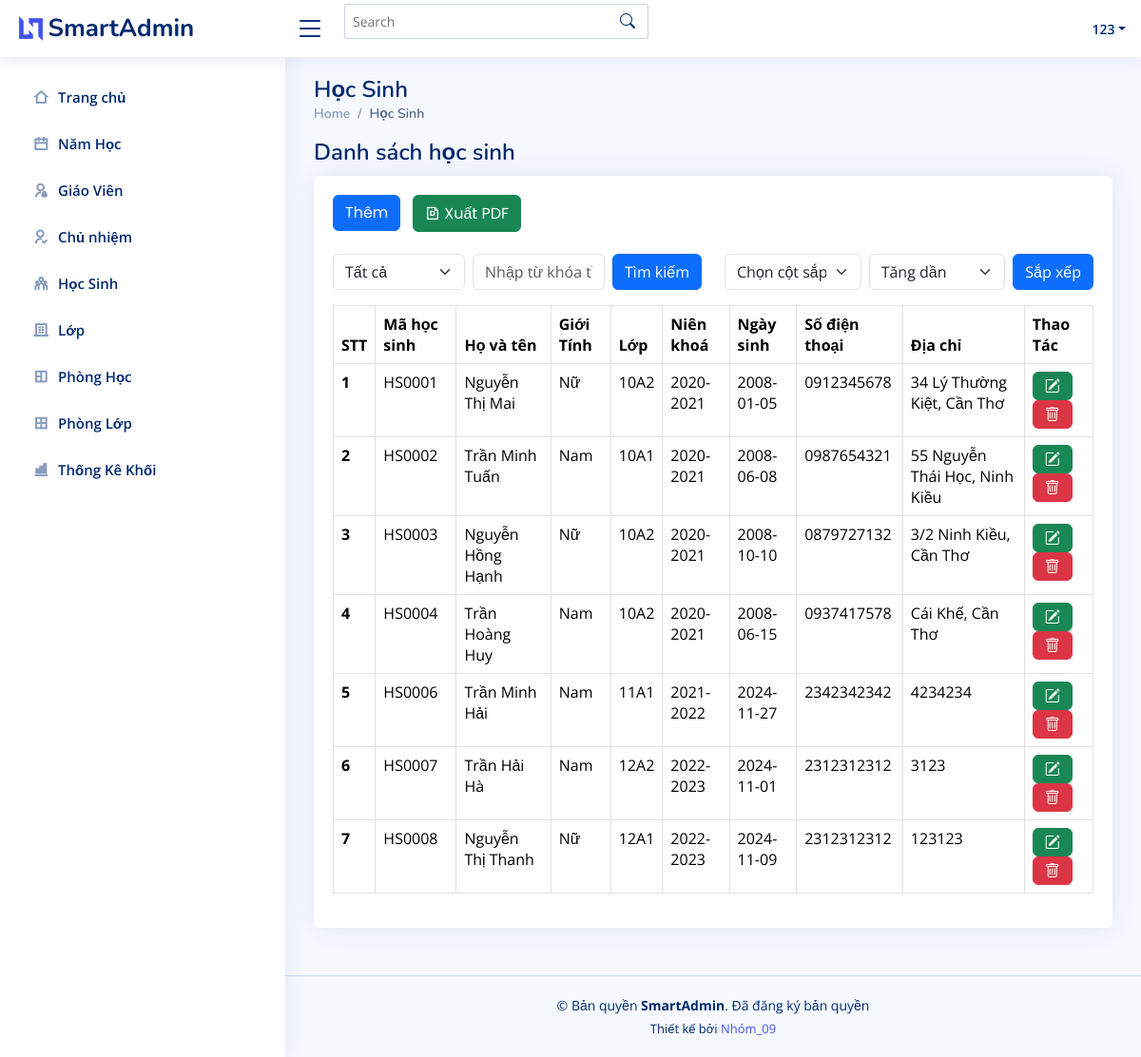
Page /hocsinh.php (signed in) on the committed database.
### tables this page shows
CREATE TABLE `hocsinh` (
  `maHS` varchar(10) NOT NULL,
  `hoTen` varchar(50) DEFAULT NULL,
  `ngaySinh` date DEFAULT NULL,
  `diaChi` varchar(100) DEFAULT NULL,
  `sdtPH` varchar(15) DEFAULT NULL,
  `maLop` int DEFAULT NULL,
  `gioiTinh` enum('Nam','Nữ','Khác') DEFAULT NULL,
  PRIMARY KEY (`maHS`),
  KEY `maLop` (`maLop`)
);

CREATE TABLE `lop` (
  `maLop` int NOT NULL AUTO_INCREMENT,
  `tenLop` varchar(50) DEFAULT NULL,
  `maNamHoc` int DEFAULT NULL,
  `maKhoi` int DEFAULT NULL,
  PRIMARY KEY (`maLop`),
  KEY `fk_namhoc_maNamHoc` (`maNamHoc`),
  CONSTRAINT `fk_namhoc_maNamHoc` FOREIGN KEY (`maNamHoc`) REFERENCES `namhoc` (`maNamHoc`)
);

CREATE TABLE `namhoc` (
  `maNamHoc` int NOT NULL AUTO_INCREMENT,
  `nienKhoa` varchar(50) NOT NULL,
  PRIMARY KEY (`maNamHoc`)
);

### hocsinh.php (the view, shortened to what this page needs)
<?php
include('partials/header.php');
include('partials/sidebar.php');
include('partials/connectDB.php');
?>
<main id="main" class="main">
  <div class="pagetitle">
    <h1>Học Sinh</h1>
    <nav>
      <ol class="breadcrumb">
        <li class="breadcrumb-item"><a href="index.html">Home</a></li>
        <li class="breadcrumb-item active">Học Sinh</li>
      </ol>
    </nav>
  </div>
  <div class="pagetitle">
    <h1>Danh sách học sinh</h1>
  </div>
  <section class="section">
    <div class="row">
      <div class="col-lg-12">
        <div class="card">
          <div class="card-body">
            <h5 class="card-title d-flex justify-content-between align-items-center">
              <div>
                <a href="add_hocsinh.php" class="btn btn-primary me-2">Thêm</a>
                <a href="export_pdf_hocsinh.php?column=<?php echo isset($_GET['column']) ? $_GET['column'] : ''; ?>&keyword=<?php echo isset($_GET['keyword']) ? $_GET['keyword'] : ''; ?>&order=<?php echo isset($_GET['order']) ? $_GET['order'] : 'asc'; ?>" class="btn btn-success me-4">
                  <i class="ri-file-pdf-line"></i> Xuất PDF
                </a>
              </div>
            </h5>
            <div class="row">
              <form method="GET" action="" class="d-flex align-items-center w-50">
                <div class="me-2" style="flex: 1;">
                  <select name="column" class="form-select">
                    <option value="">Tất cả</option>
                  </select>
                </div>
                <div class="me-2" style="flex: 1;">
                  <input type="text" name="keyword" class="form-control" placeholder="Nhập từ khóa tìm kiếm">
                </div>
                <button type="submit" class="btn btn-primary">Tìm kiếm</button>
              </form>
              <form method="GET" action="" class="d-flex align-items-center w-50">
                <div class="me-2" style="flex: 1;">
                  <select name="column" class="form-select">
                    <option value="">Chọn cột sắp xếp</option>
                  </select>
                </div>
                <div class="me-2" style="flex: 1;">
                  <select name="order" class="form-select">
                    <option value="asc">Tăng dần</option>
                  </select>
                </div>
                <button type="submit" class="btn btn-primary">Sắp xếp</button>
              </form>
            </div>
            <table class="table table-bordered">
              <thead>
                <tr>
                  <th scope="col">STT</th>
                  <th scope="col">Mã học sinh</th>
                  <th scope="col">Họ và tên</th>
                  <th scope="col">Giới Tính</th>
                  <th scope="col">Lớp</th>
                  <th scope="col">Niên khoá</th>
                  <th scope="col">Ngày sinh</th>
                  <th scope="col">Số điện thoại</th>
                  <th scope="col">Địa chỉ</th>
                  <th scope="col">Thao Tác</th>
                </tr>
              </thead>
              <tbody>
                <?php
                $sql = "SELECT hocsinh.*, lop.tenLop, namhoc.nienKhoa
                        FROM hocsinh
                        JOIN lop ON hocsinh.maLop = lop.maLop
                        JOIN namhoc ON lop.maNamHoc = namhoc.maNamHoc";
                if (isset($_GET['keyword']) && $_GET['keyword'] != "") {
                  $column = $_GET['column'];
                  $keyword = $_GET['keyword'];
                  $searchTerm = "%" . $keyword . "%";
                  if ($column) {
                    $sql .= " WHERE $column LIKE ?";
                    $stmt = $conn->prepare($sql);
                    $stmt->bind_param("s", $searchTerm);
                  } else {
                    $sql .= " WHERE maHS LIKE ? OR hoTen LIKE ? OR gioiTinh LIKE ? OR tenLop LIKE ? OR nienKhoa LIKE ? OR ngaySinh LIKE ? OR sdtPH LIKE ? OR diaChi LIKE ?";
                    $stmt = $conn->prepare($sql);
                    $stmt->bind_param("ssssssss", $searchTerm, $searchTerm, $searchTerm, $searchTerm, $searchTerm, $searchTerm, $searchTerm, $searchTerm);
                  }
                } else {
                  $stmt = $conn->prepare($sql);
                }
                $stmt->execute();
                $result = $stmt->get_result();
                if ($result->num_rows > 0) {
                  $stt = 1;
                  while ($row = $result->fetch_assoc()) {
                    echo "<tr>
                            <th scope='row'>{$stt}</th>
                            <td>" . (isset($row['maHS']) ? $row['maHS'] : 'N/A') . "</td>
                            <td>" . (isset($row['hoTen']) ? $row['hoTen'] : 'N/A') . "</td>
                            <td>" . (isset($row['gioiTinh']) ? $row['gioiTinh'] : 'N/A') . "</td>
                            <td>" . (isset($row['tenLop']) ? $row['tenLop'] : 'N/A') . "</td>
                            <td>" . (isset($row['nienKhoa']) ? $row['nienKhoa'] : 'N/A') . "</td>
                            <td>" . (isset($row['ngaySinh']) ? $row['ngaySinh'] : 'N/A') . "</td>
                            <td>" . (isset($row['sdtPH']) ? $row['sdtPH'] : 'N/A') . "</td>
                            <td>" . (isset($row['diaChi']) ? $row['diaChi'] : 'N/A') . "</td>
                            <td>
                              <a href='edit_hocsinh.php?maHS=" . $row['maHS'] . "&nienKhoa=" . $row['nienKhoa'] . "' class='btn btn-success'>
                                <i class='bi bi-pencil-square'></i>
                              </a>
                              <a href='hocsinh.php?delete=true&maHS=" . $row['maHS'] . "' class='btn btn-danger' onclick='return confirm(\"Bạn có chắc chắn muốn xóa?\")'>
                                <i class='bi bi-trash'></i>
                              </a>
                            </td>
                          </tr>";
                    $stt++;
                  }
                } else {
                  echo "<tr><td colspan='10' class='text-center'>Không có dữ liệu nào</td></tr>";
                }
                ?>
              </tbody>
            </table>
          </div>
        </div>
      </div>
    </div>
  </section>
</main>
<?php
include('partials/footer.php');
?>

### assets/css/style.css (style rules this page uses)
a { color: #4154f1; text-decoration: none; }
h1, h2, h3, h4, h5, h6 { font-family: "Nunito", sans-serif; }
#main { margin-top: 60px; padding: 20px 30px; transition: all 0.3s; }
.pagetitle { margin-bottom: 10px; }
.pagetitle h1 { font-size: 24px; margin-bottom: 0; font-weight: 600; color: #012970; }
.card { margin-bottom: 30px; border: none; border-radius: 5px; box-shadow: 0px 0 30px rgba(1, 41, 112, 0.1); }
.card-title { padding: 20px 0 15px 0; font-size: 18px; font-weight: 500; color: #012970; font-family: "Poppins", sans-serif; }
.card-body { padding: 0 20px 20px 20px; }
.breadcrumb { font-size: 14px; font-family: "Nunito", sans-serif; color: #899bbd; font-weight: 600; }
.breadcrumb a { color: #899bbd; transition: 0.3s; }
.breadcrumb .breadcrumb-item::before { color: #899bbd; }
.breadcrumb .active { color: #51678f; font-weight: 600; }
@media (min-width: 1200px) { #main, #footer { margin-left: 300px; } }

### rows in the picture
hocsinh: maHS "HS0001", hoTen "Nguyễn Thị Mai", gioiTinh "Nữ", lop.tenLop "10A2", namhoc.nienKhoa "2020-2021", ngaySinh "2008-01-05", sdtPH "0912345678", diaChi "34 Lý Thường Kiệt, Cần Thơ"
hocsinh: maHS "HS0002", hoTen "Trần Minh Tuấn", gioiTinh "Nam", lop.tenLop "10A1", namhoc.nienKhoa "2020-2021", ngaySinh "2008-06-08", sdtPH "0987654321", diaChi "55 Nguyễn Thái Học, Ninh Kiều"
hocsinh: maHS "HS0003", hoTen "Nguyễn Hồng Hạnh", gioiTinh "Nữ", lop.tenLop "10A2", namhoc.nienKhoa "2020-2021", ngaySinh "2008-10-10", sdtPH "0879727132", diaChi "3/2 Ninh Kiều, Cần Thơ"
hocsinh: maHS "HS0004", hoTen "Trần Hoàng Huy", gioiTinh "Nam", lop.tenLop "10A2", namhoc.nienKhoa "2020-2021", ngaySinh "2008-06-15", sdtPH "0937417578", diaChi "Cái Khế, Cần Thơ"
hocsinh: maHS "HS0006", hoTen "Trần Minh Hải", gioiTinh "Nam", lop.tenLop "11A1", namhoc.nienKhoa "2021-2022", ngaySinh "2024-11-27", sdtPH "2342342342", diaChi "4234234"
hocsinh: maHS "HS0007", hoTen "Trần Hải Hà", gioiTinh "Nam", lop.tenLop "12A2", namhoc.nienKhoa "2022-2023", ngaySinh "2024-11-01", sdtPH "2312312312", diaChi "3123"
hocsinh: maHS "HS0008", hoTen "Nguyễn Thị Thanh", gioiTinh "Nữ", lop.tenLop "12A1", namhoc.nienKhoa "2022-2023", ngaySinh "2024-11-09", sdtPH "2312312312", diaChi "123123"

### other values in the picture
$_SESSION['username'] "123"
